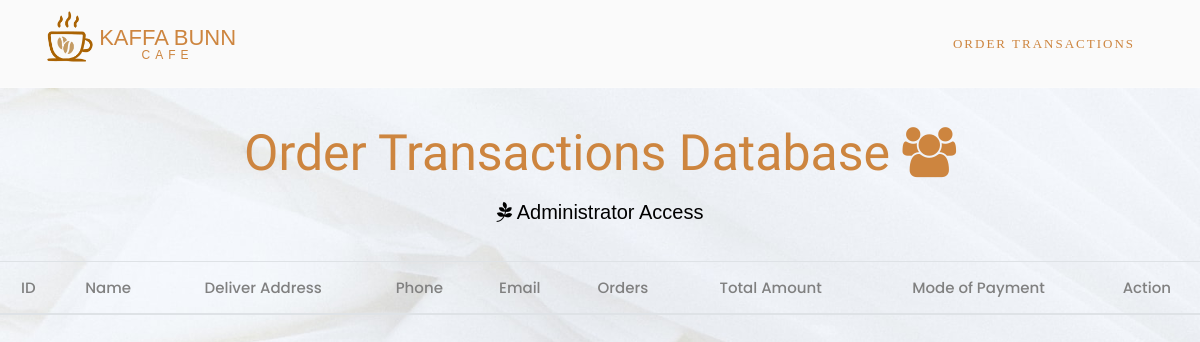
Page /admin/index.php on the earlier database version.
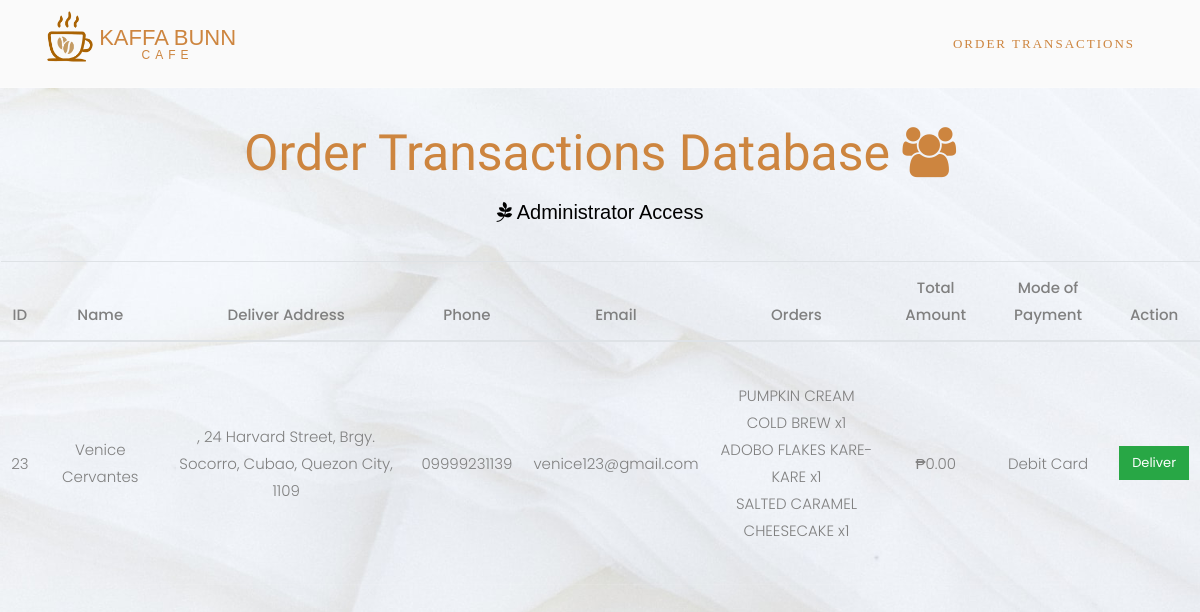
Same page on the later database version.
### tables this page shows
CREATE TABLE `orders_table` (
  `orders_id` int(10) NOT NULL,
  `cust_name` varchar(50) NOT NULL,
  `address` varchar(255) NOT NULL,
  `phone` varchar(15) NOT NULL,
  `email` varchar(25) NOT NULL,
  `cart` varchar(50) NOT NULL,
  `quantity` varchar(50) NOT NULL,
  `amount` int(5) NOT NULL,
  `status` varchar(20) NOT NULL
);

CREATE TABLE `products` (
  `product_id` int(11) NOT NULL,
  `name` varchar(50) NOT NULL,
  `category` varchar(10) NOT NULL,
  `description` varchar(100) NOT NULL,
  `price` int(11) NOT NULL
);

### admin/index.php (the view, shortened to what this page needs)
<!DOCTYPE html>
<html lang="en">
<head>
  <link rel="stylesheet" href="css/open-iconic-bootstrap.min.css">
  <link rel="stylesheet" href="css/animate.css">
  <link rel="stylesheet" href="css/owl.carousel.min.css">
  <link rel="stylesheet" href="css/owl.theme.default.min.css">
  <link rel="stylesheet" href="css/magnific-popup.css">
  <link rel="stylesheet" href="css/aos.css">
  <link rel="stylesheet" href="css/ionicons.min.css">
  <link rel="stylesheet" href="css/bootstrap-datepicker.css">
  <link rel="stylesheet" href="css/jquery.timepicker.css">
  <link rel="stylesheet" href="css/flaticon.css">
  <link rel="stylesheet" href="css/icomoon.css">
  <link rel="stylesheet" href="css/style.css">
  <link rel="stylesheet" href="https://cdnjs.cloudflare.com/ajax/libs/font-awesome/4.7.0/css/font-awesome.min.css">
</head>
<body>
  <nav class="navbar navbar-expand-lg navbar-light ftco_navbar bg-light ftco-navbar-light" id="ftco-navbar">
    <div class="container">
      <img src="images/logo.png" width="50" height="55" style="margin-bottom: 15px;"> &nbsp
      <a class="navbar-brand" href="index.php" style="color: #CD853F;">Kaffa Bunn<small style="color: #CD853F;">Cafe</small></a>
      <div class="collapse navbar-collapse" id="ftco-nav">
        <ul class="navbar-nav ml-auto">
          <li class="nav-item active"><a href="orders.php" class="nav-link" style="font-family: 'Antic Slab';">Order
              Transactions</a></li>
        </ul>
      </div>
    </div>
  </nav>
  <br><br><br><br>
  <center>
    <span class="subheading" style="font-size: 50px; font-family: Lobster; color: #CD853F;">Order Transactions Database
      <i class="fa fa-users" aria-hidden="true"></i></span>
    <h2 style="font-size: 20px; color: black;"><i class="fa fa-pagelines"></i> Administrator Access</h2><br>
    <center>
      <table id="dtBasicExample" class="table" width="100%">
        <thead>
          <tr>
            <th class="th-sm">ID
            </th>
            <th class="th-sm">Name
            </th>
            <th class="th-sm">Deliver Address
            </th>
            <th class="th-sm">Phone
            </th>
            <th class="th-sm">Email
            </th>
            <th class="th-sm">Orders
            </th>
            <th class="th-sm">Total Amount
            </th>
            <th class="th-sm">Mode of Payment
            </th>
            <th class="th-sm">Action
            </th>
          </tr>
        </thead>
        <tbody>
          <?php
          include('php/config.php');
          $sql = "SELECT * FROM orders_table";
          $res = mysqli_query($con, $sql);
          $count = 0;
          while ($rows = mysqli_fetch_array($res)) {
            $product = explode(",", $rows['cart']);
            $quantity = explode(",", $rows['quantity']);
            echo "<tr>";
                echo "<td>"; echo $rows['orders_id']; echo "</td>";
                echo "<td>"; echo $rows['cust_name']; echo "</td>";
                echo "<td>"; echo $rows['address']; echo "</td>";
                echo "<td>"; echo $rows['phone']; echo "</td>";
                echo "<td>"; echo $rows['email']; echo "</td>";
                echo "<td>";
                  foreach ($product as $key => $item) {
                    if ($key != 0) {
                      $query1 = "SELECT * FROM `products` WHERE product_id=$item";
                      $reslut1 = mysqli_query($con, $query1) or die(mysqli_error($con));
                      if (mysqli_num_rows($reslut1) > 0) {
                        while ($row = mysqli_fetch_array($reslut1)) {
                          $name = $row["name"];
                          echo $name." x".$quantity[$key]."<br>";
                        }
                      }
                    }
                  }
                echo "</td>";
                echo "<td>"; echo "₱".$rows['amount'].".00"; echo "</td>";
                echo "<td>"; echo $rows['status']; echo "</td>";
                echo "<td>"; echo "<button name='deliver".$count."' id='deliver".$count."' value=".$rows['orders_id']." type='submit' class='btn btn-success'>Deliver</button>"; echo "</td>";
              echo "</tr>";
              $count++;
          }
          ?>
      </table>
</body>
</html>

Differences in the rows shown:
added orders_table: orders_id "23", cust_name "Venice Cervantes", address ", 24 Harvard Street, Brgy. Socorro, Cubao, Quezon City, 1109", phone "09999231139", email "venice123@gmail.com", quantity "1", amount "0", status "Debit Card"
now on this page (row unchanged): products: name "PUMPKIN CREAM COLD BREW"
now on this page (row unchanged): products: name "ADOBO FLAKES KARE-KARE"
now on this page (row unchanged): products: name "SALTED CARAMEL CHEESECAKE"
